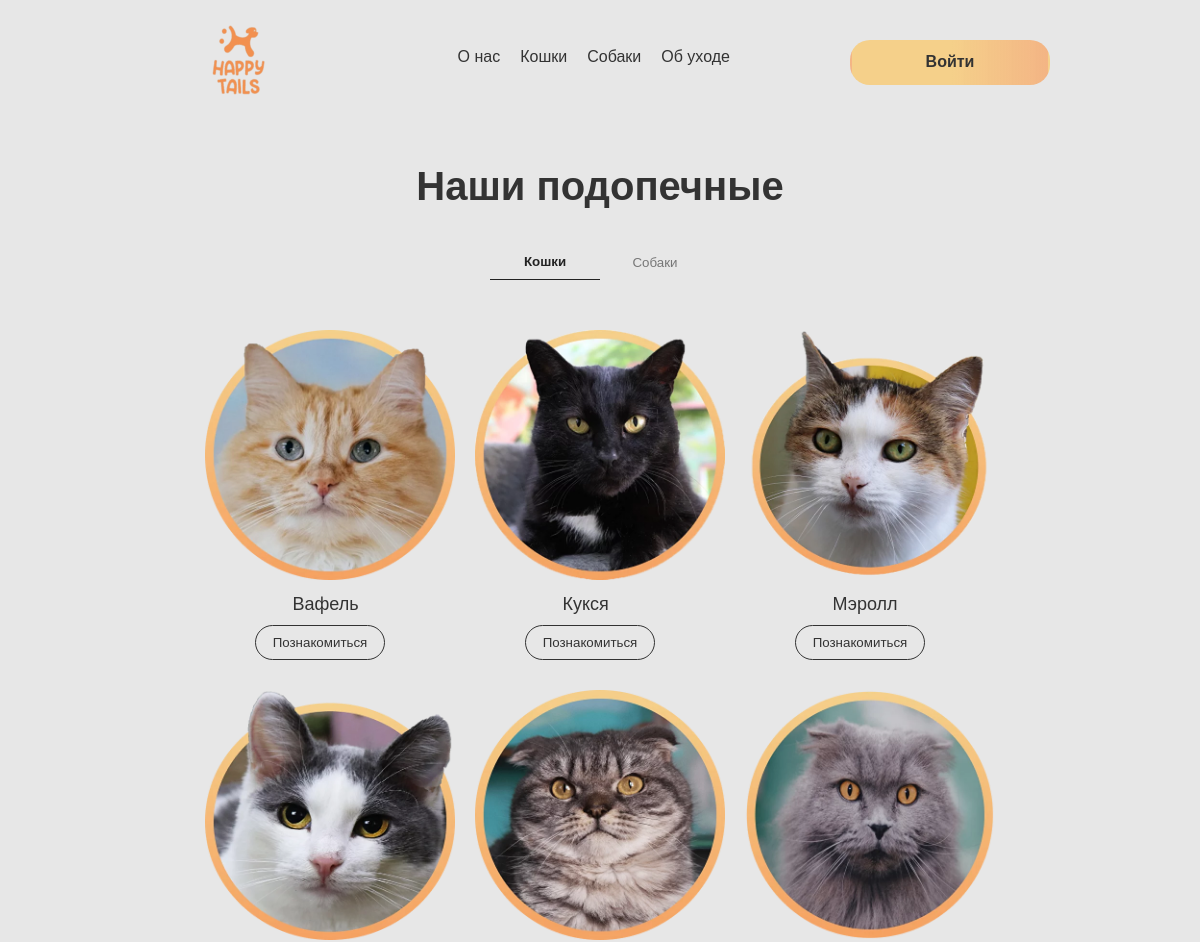
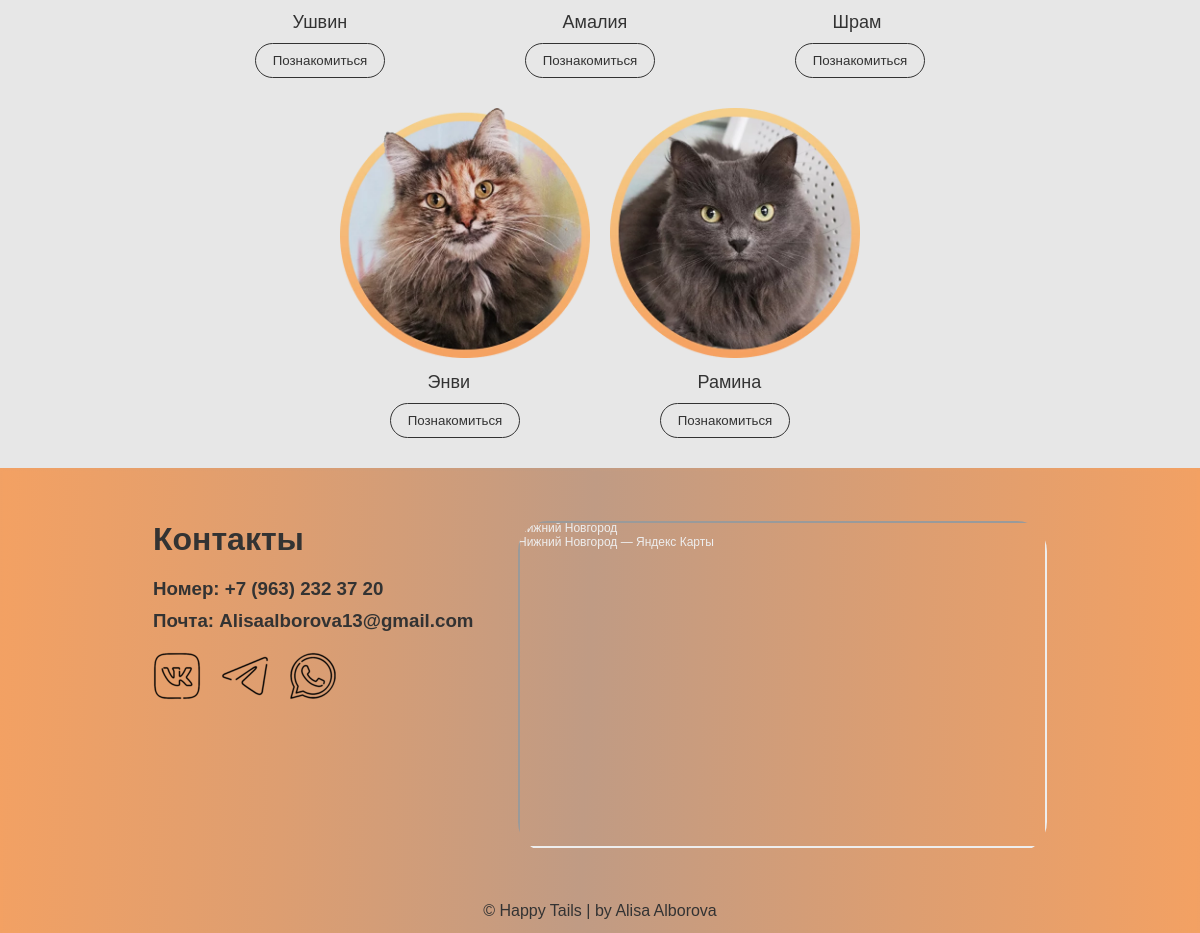
Page /cats on the committed database (2 pictures, top to bottom).
### models.py (models this page shows)
class Animals(db.Model):
    id = db.Column(db.Integer, primary_key=True)
    name = db.Column(db.String(200), nullable=False)
    description = db.Column(db.Text, nullable=False)
    photo = db.Column(db.String(200), nullable=False)
    kind = db.Column(db.String(200), nullable=False)
    age = db.Column(db.Integer, nullable=False)
    gender = db.Column(db.String(200), nullable=False)
    orders = db.relationship('Orders', backref='animal', lazy=True)

### app.py (the view)
@app.route('/cats')
def cats():
    cats_list = Animals.query.filter_by(kind='Кошка').all()
    return render_template('cats.html', cats_list=cats_list)

### templates/cats.html (shortened to what this page needs)
{% extends 'base.html' %}
{% block body %}
<div class="main">
    <div class="cats_name">
        <h1>Наши подопечные</h1>
    </div>
    <div class="cats_bar">
        <a href="/cats"><button class="cats_bar_cat">Кошки</button></a>
        <a href="/dogs"><button class="cats_bar_dog">Собаки</button></a>
    </div>
    <div class="cats_content">
        {% for cat in cats_list %}
            <div class="one_cat">
                <img src="../static/images/animals/{{ cat.photo }}" alt="">
                <p class="one_cat_p">{{ cat.name }}</p>
                <a class="one_cat_a" href="/animal_cart/{{cat.id}}">
                    <button class="one_cat_but">Познакомиться</button>
                </a>
            </div>
        {% endfor %}
    </div>
</div>
{% endblock %}

### static/style.css (style rules this page uses)
* { margin: 0; padding: 0; box-sizing: border-box; }
a { text-decoration: none; color: #000; font-family: 'Montserrat', sans-serif; }
h1, h3, h2,p,button { font-family: 'Montserrat', sans-serif; color: #333333; }
body { background-color: #E7E7E7; height: 100%; width: 100%; max-width: 2000px; margin: 0; padding: 0; }
.main { width: 100%; }
.cats_name { display: flex; justify-content: center; margin-top: 50px; font-size: 20px; }
.cats_name h1 { color: #333333; }
.cats_bar { display: flex; justify-content: center; margin-top: 35px; }
.cats_bar_cat { width: 110px; height: 36px; color: #222222; font-weight: 600; background-color: transparent; border: none; cursor: pointer; border-bottom: 1px solid #222222; }
.cats_bar_dog { width: 110px; height: 36px; color: #777777; background-color: transparent; border: none; cursor: pointer; }
.cats_content { display: flex; flex-wrap: wrap; margin-left: 150px; margin-right: 150px; justify-content: center; margin-top: 50px; }
.one_cat { max-width: 250px; margin-right: 10px; margin-left: 10px; margin-bottom: 30px; }
.one_cat img { width: 250px; height: 250px; }
.one_cat_p { margin-top: 10px; margin-left: 35%; font-size: 18px; }
.one_cat_but { width: 130px; height: 35px; color: #333333; border: 1px solid #333333; border-radius: 20px; background-color: transparent; margin-top: 10px; margin-left: 20%; cursor: pointer; }

### rows in the picture
Animals: photo (picture), name "Вафель"
Animals: photo (picture), name "Кукся"
Animals: photo (picture), name "Мэролл"
Animals: photo (picture), name "Ушвин"
Animals: photo (picture), name "Амалия"
Animals: photo (picture), name "Шрам"
Animals: photo (picture), name "Энви"
Animals: photo (picture), name "Рамина"
